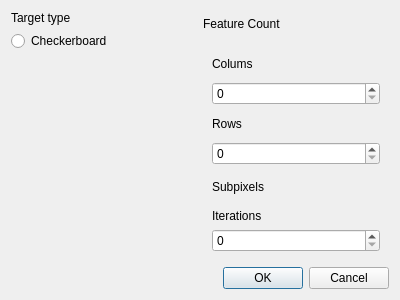
<?xml version="1.0" encoding="UTF-8"?>
<ui version="4.0">
 <class>DialogSetImg</class>
 <widget class="QDialog" name="DialogSetImg">
  <property name="geometry">
   <rect>
    <x>0</x>
    <y>0</y>
    <width>400</width>
    <height>300</height>
   </rect>
  </property>
  <property name="windowTitle">
   <string>Dialog</string>
  </property>
  <layout class="QVBoxLayout" name="verticalLayout">
   <item>
    <layout class="QHBoxLayout" name="horizontalLayout">
     <item>
      <layout class="QVBoxLayout" name="verticalLayout_2">
       <item>
        <widget class="QLabel" name="label">
         <property name="maximumSize">
          <size>
           <width>16777215</width>
           <height>25</height>
          </size>
         </property>
         <property name="text">
          <string>Target type</string>
         </property>
        </widget>
       </item>
       <item>
        <widget class="QRadioButton" name="radioButton">
         <property name="text">
          <string>Checkerboard</string>
         </property>
        </widget>
       </item>
       <item>
        <spacer name="verticalSpacer">
         <property name="orientation">
          <enum>Qt::Vertical</enum>
         </property>
         <property name="sizeHint" stdset="0">
          <size>
           <width>20</width>
           <height>20</height>
          </size>
         </property>
        </spacer>
       </item>
      </layout>
     </item>
     <item>
      <layout class="QVBoxLayout" name="verticalLayout_3">
       <item>
        <widget class="QLabel" name="label_2">
         <property name="maximumSize">
          <size>
           <width>16777215</width>
           <height>25</height>
          </size>
         </property>
         <property name="text">
          <string>Feature Count</string>
         </property>
        </widget>
       </item>
       <item>
        <widget class="QWidget" name="verticalWidget_3" native="true">
         <property name="styleSheet">
          <string notr="true"/>
         </property>
         <layout class="QVBoxLayout" name="verticalLayout_4">
          <item>
           <widget class="QLabel" name="label_3">
            <property name="maximumSize">
             <size>
              <width>16777215</width>
              <height>25</height>
             </size>
            </property>
            <property name="text">
             <string>Colums</string>
            </property>
           </widget>
          </item>
          <item>
           <widget class="QSpinBox" name="spinBox"/>
          </item>
          <item>
           <widget class="QLabel" name="label_4">
            <property name="maximumSize">
             <size>
              <width>16777215</width>
              <height>25</height>
             </size>
            </property>
            <property name="text">
             <string>Rows</string>
            </property>
           </widget>
          </item>
          <item>
           <widget class="QSpinBox" name="spinBox_2"/>
          </item>
          <item>
           <widget class="QLabel" name="label_5">
            <property name="text">
             <string>Subpixels</string>
            </property>
           </widget>
          </item>
          <item>
           <layout class="QVBoxLayout" name="verticalLayout_5">
            <item>
             <widget class="QLabel" name="label_6">
              <property name="text">
               <string>Iterations</string>
              </property>
             </widget>
            </item>
            <item>
             <widget class="QSpinBox" name="spinBox_3"/>
            </item>
           </layout>
          </item>
         </layout>
        </widget>
       </item>
      </layout>
     </item>
    </layout>
   </item>
   <item>
    <widget class="QDialogButtonBox" name="buttonBox">
     <property name="orientation">
      <enum>Qt::Horizontal</enum>
     </property>
     <property name="standardButtons">
      <set>QDialogButtonBox::Cancel|QDialogButtonBox::Ok</set>
     </property>
    </widget>
   </item>
  </layout>
 </widget>
 <resources/>
 <connections>
  <connection>
   <sender>buttonBox</sender>
   <signal>accepted()</signal>
   <receiver>DialogSetImg</receiver>
   <slot>accept()</slot>
   <hints>
    <hint type="sourcelabel">
     <x>248</x>
     <y>254</y>
    </hint>
    <hint type="destinationlabel">
     <x>157</x>
     <y>274</y>
    </hint>
   </hints>
  </connection>
  <connection>
   <sender>buttonBox</sender>
   <signal>rejected()</signal>
   <receiver>DialogSetImg</receiver>
   <slot>reject()</slot>
   <hints>
    <hint type="sourcelabel">
     <x>316</x>
     <y>260</y>
    </hint>
    <hint type="destinationlabel">
     <x>286</x>
     <y>274</y>
    </hint>
   </hints>
  </connection>
 </connections>
</ui>
